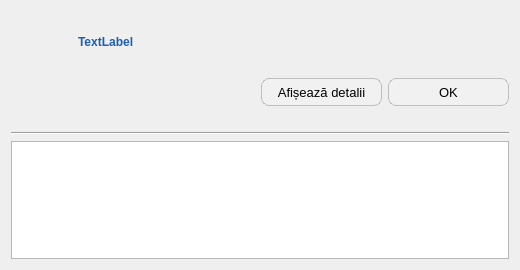
<?xml version="1.0" encoding="UTF-8"?>
<ui version="4.0">
 <class>CustomMessage</class>
 <widget class="QDialog" name="CustomMessage">
  <property name="geometry">
   <rect>
    <x>0</x>
    <y>0</y>
    <width>520</width>
    <height>270</height>
   </rect>
  </property>
  <property name="windowTitle">
   <string>Dialog</string>
  </property>
  <layout class="QGridLayout" name="gridLayout">
   <item row="0" column="1" colspan="3">
    <widget class="QLabel" name="txt_title">
     <property name="sizePolicy">
      <sizepolicy hsizetype="Expanding" vsizetype="Preferred">
       <horstretch>0</horstretch>
       <verstretch>0</verstretch>
      </sizepolicy>
     </property>
     <property name="font">
      <font>
       <bold>true</bold>
      </font>
     </property>
     <property name="styleSheet">
      <string notr="true">color: rgb(26, 95, 180);</string>
     </property>
     <property name="text">
      <string>TextLabel</string>
     </property>
    </widget>
   </item>
   <item row="4" column="0" colspan="4">
    <widget class="QTextEdit" name="detailedText">
     <property name="readOnly">
      <bool>true</bool>
     </property>
    </widget>
   </item>
   <item row="1" column="3">
    <widget class="QToolButton" name="btnOK">
     <property name="minimumSize">
      <size>
       <width>121</width>
       <height>0</height>
      </size>
     </property>
     <property name="styleSheet">
      <string notr="true">QToolButton
{
    border: 1px solid rgba(0, 0, 0, 0.2);
    border-radius: 8px;
    background-color: #f1f1f1;
    color: #000000;
    font-size: 13px;
    padding: 4px 10px;
}
QToolButton:hover
{
    background-color: #e0e0e0;
}
QToolButton:pressed
{
    background-color: #d0d0d0;
}</string>
     </property>
     <property name="text">
      <string>OK</string>
     </property>
    </widget>
   </item>
   <item row="0" column="0">
    <widget class="QLabel" name="label">
     <property name="sizePolicy">
      <sizepolicy hsizetype="Fixed" vsizetype="Fixed">
       <horstretch>0</horstretch>
       <verstretch>0</verstretch>
      </sizepolicy>
     </property>
     <property name="minimumSize">
      <size>
       <width>61</width>
       <height>61</height>
      </size>
     </property>
     <property name="maximumSize">
      <size>
       <width>61</width>
       <height>61</height>
      </size>
     </property>
     <property name="text">
      <string/>
     </property>
     <property name="pixmap">
      <pixmap resource="../resource.qrc">:/img/oxygen/dialog-warning.png</pixmap>
     </property>
     <property name="scaledContents">
      <bool>true</bool>
     </property>
    </widget>
   </item>
   <item row="1" column="0" colspan="2">
    <spacer name="horizontalSpacer">
     <property name="orientation">
      <enum>Qt::Horizontal</enum>
     </property>
     <property name="sizeHint" stdset="0">
      <size>
       <width>294</width>
       <height>20</height>
      </size>
     </property>
    </spacer>
   </item>
   <item row="1" column="2">
    <widget class="QToolButton" name="btnDetailed">
     <property name="minimumSize">
      <size>
       <width>121</width>
       <height>0</height>
      </size>
     </property>
     <property name="styleSheet">
      <string notr="true">QToolButton
{
    border: 1px solid rgba(0, 0, 0, 0.2);
    border-radius: 8px;
    background-color: #f1f1f1;
    color: #000000;
    font-size: 13px;
    padding: 4px 10px;
}
QToolButton:hover
{
    background-color: #e0e0e0;
}
QToolButton:pressed
{
    background-color: #d0d0d0;
}</string>
     </property>
     <property name="text">
      <string>Afișează detalii</string>
     </property>
    </widget>
   </item>
   <item row="2" column="0">
    <widget class="QLabel" name="label_img">
     <property name="maximumSize">
      <size>
       <width>16</width>
       <height>16</height>
      </size>
     </property>
     <property name="text">
      <string/>
     </property>
     <property name="pixmap">
      <pixmap resource="../resource.qrc">:/img/right-arrow_tool_box.png</pixmap>
     </property>
     <property name="scaledContents">
      <bool>true</bool>
     </property>
    </widget>
   </item>
   <item row="3" column="0" colspan="4">
    <widget class="Line" name="line">
     <property name="sizePolicy">
      <sizepolicy hsizetype="Expanding" vsizetype="Fixed">
       <horstretch>0</horstretch>
       <verstretch>0</verstretch>
      </sizepolicy>
     </property>
     <property name="minimumSize">
      <size>
       <width>0</width>
       <height>0</height>
      </size>
     </property>
     <property name="orientation">
      <enum>Qt::Horizontal</enum>
     </property>
    </widget>
   </item>
  </layout>
 </widget>
 <resources>
  <include location="../resource.qrc"/>
 </resources>
 <connections/>
</ui>
